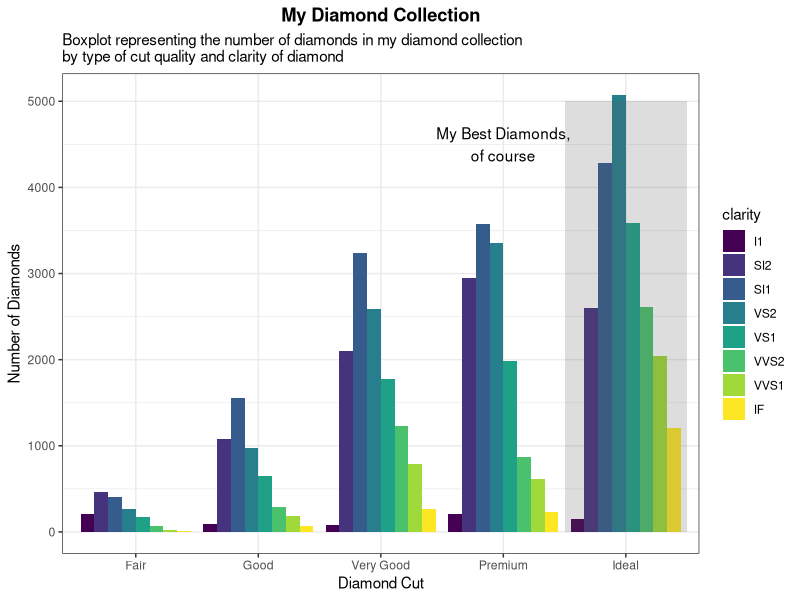
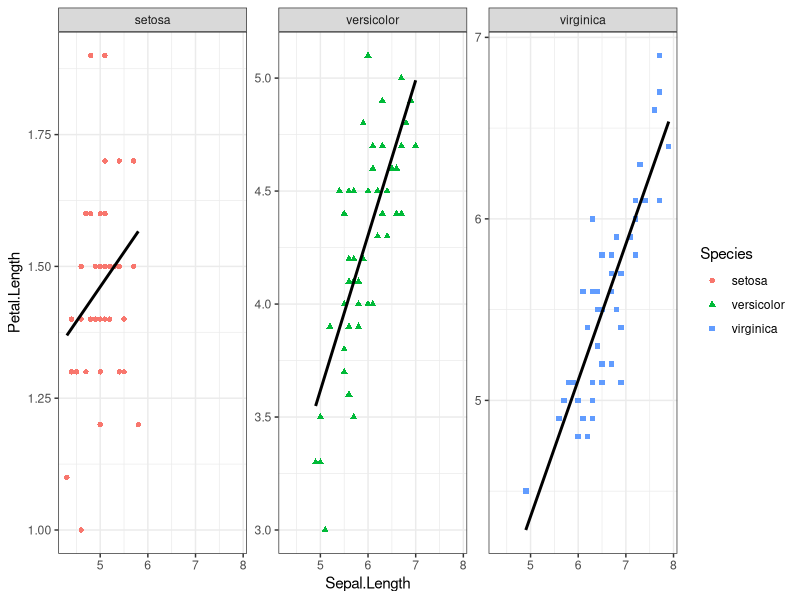
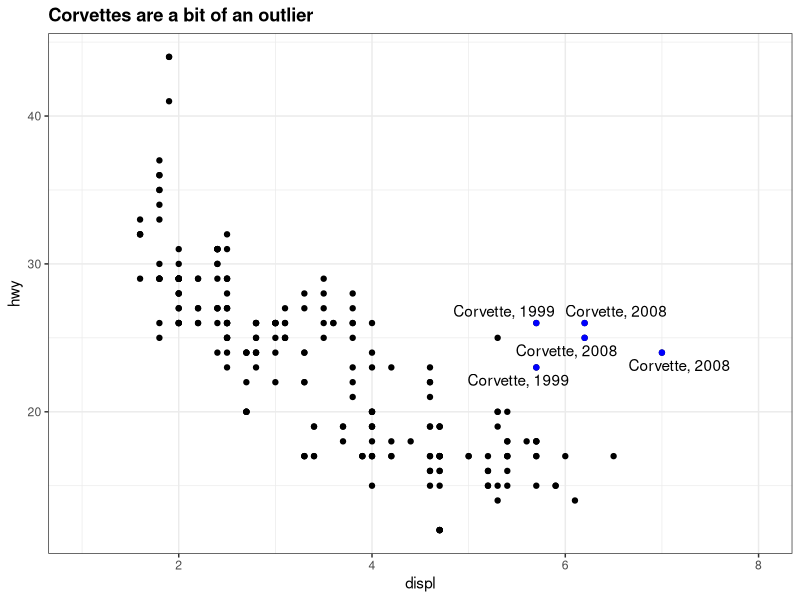
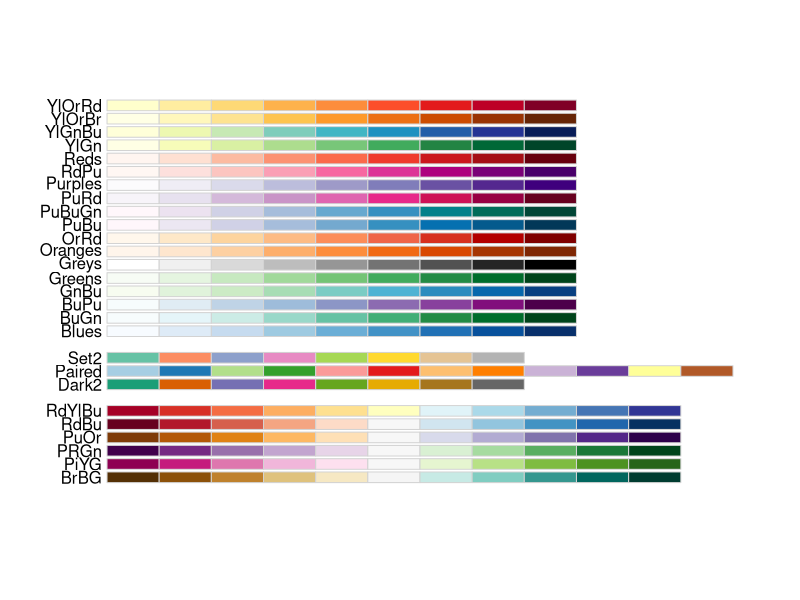
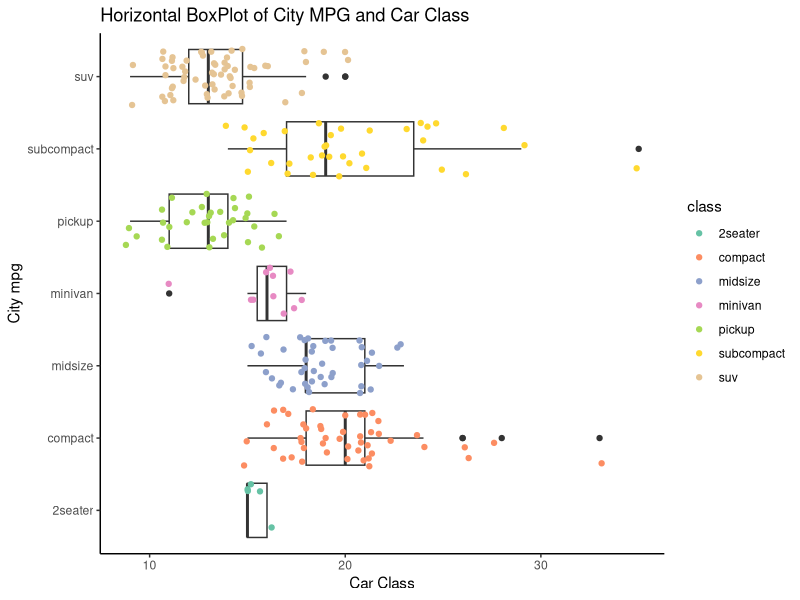

Recreate these plots in R, in order.
## ---- chunk 1
knitr::opts_chunk$set(echo = FALSE)
## ---- chunk 2
library(ggplot2)
library(magrittr) #so I can do some piping
data(diamonds)
data(mpg)
data(iris)
theme_set(theme_bw()) #I'll give you this one, you can set the theme individually for graphs
#or you can set the theme for all the graphs using theme_set()
#theme_bw() is best theme (IMO)

#for graph 3:
library(ggrepel)


## ---- chunk 3
data("diamonds")
#hint think about the *position* the bars are in...
## ---- chunk 4
#Create a bar graph using geom_bar and specify position="dodge" to have bars side by side.
ggplot(diamonds, aes(x=cut, fill = clarity)) +
    geom_bar(stat="count", position = "dodge") +
    annotate("rect", xmin = 4.5, xmax= 5.5, ymin=0, ymax = 5000, alpha=0.2) + #this is to add a shaded rectangle
    annotate("text", label = "My Best Diamonds,\nof course", x = 4, y = 4500)+ #this is to add the text 
    labs(x="Diamond Cut", y = "Number of Diamonds", title = "My Diamond Collection", subtitle = "Boxplot representing the number of diamonds in my diamond collection \nby type of cut quality and clarity of diamond") + #adds labels to the plot
    theme(plot.title = element_text(hjust = 0.5, face = "bold")) #this centers the title

## ---- chunk 5
data(iris)
## ---- chunk 6
combined_plot <- ggplot(iris, aes(Sepal.Length, Petal.Length, color = Species, shape = Species)) +
  geom_point() + #up to this step, R will produce a combined plot of all species
  geom_smooth(method = "lm", se = FALSE, color = "black") #this will add linear fit with no errors
combined_plot + facet_wrap(. ~ Species, scales = "free_y") #now we can separate the plot by species using facet_grid with formula x~y. I'm putting . for x and Species for y to have the dividing lines parallel to y-axis

## ---- chunk 7
data("mpg")
corvette <- mpg[mpg$model == "corvette",]
#install
require("ggrepel") #useful for making text annotations better, hint hint
set.seed(42)
## ---- chunk 8
ggplot(mpg, aes(displ, hwy)) +
  geom_point() +
  geom_point(data = corvette, color = "blue") + #highlight only the corvette datapoints in blue
  geom_text_repel(data = corvette, label = paste("Corvette,", corvette$year)) + #Label the highlighted datapoints using paste function.
  labs(title = "Corvettes are a bit of an outlier") + #Add plot title
  theme(plot.title = element_text(face = "bold")) + #make plot title bold
  expand_limits(x=1:8)
## ---- chunk 9
data(mpg)

#hint for the coloring, colorbrewer and you can set palette colors and make your graphs colorblind friendly
library(RColorBrewer)
display.brewer.all(colorblindFriendly = T) #take a look at the colorblindfriendly options
## ---- chunk 10
ggplot(mpg, aes(class, cty)) +
  geom_boxplot() +
  coord_flip() +
  geom_point(size= 1.5, aes(color = class), position = "jitter") +
  scale_color_brewer(palette = "Set2") +
  theme(axis.line = element_line(), panel.border = element_blank(), panel.grid.major = element_blank(), panel.grid.minor = element_blank()) +
  labs(x = "City mpg", y = "Car Class", title = "Horizontal BoxPlot of City MPG and Car Class")

